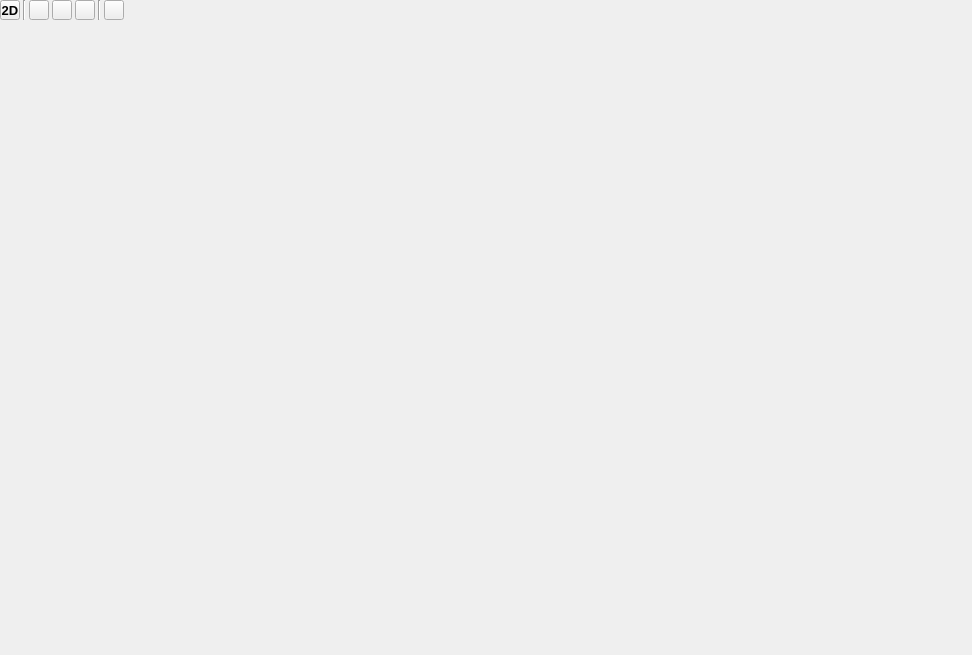
<?xml version="1.0" encoding="UTF-8"?>
<ui version="4.0">
 <class>EditSceneEditor</class>
 <widget class="QWidget" name="EditSceneEditor">
  <property name="geometry">
   <rect>
    <x>0</x>
    <y>0</y>
    <width>972</width>
    <height>655</height>
   </rect>
  </property>
  <property name="windowTitle">
   <string>Edit</string>
  </property>
  <layout class="QVBoxLayout" name="verticalLayout">
   <property name="spacing">
    <number>0</number>
   </property>
   <property name="leftMargin">
    <number>0</number>
   </property>
   <property name="topMargin">
    <number>0</number>
   </property>
   <property name="rightMargin">
    <number>0</number>
   </property>
   <property name="bottomMargin">
    <number>0</number>
   </property>
   <item>
    <widget class="QWidget" name="title_bar" native="true">
     <property name="sizePolicy">
      <sizepolicy hsizetype="Preferred" vsizetype="Fixed">
       <horstretch>0</horstretch>
       <verstretch>0</verstretch>
      </sizepolicy>
     </property>
     <property name="minimumSize">
      <size>
       <width>0</width>
       <height>20</height>
      </size>
     </property>
     <property name="maximumSize">
      <size>
       <width>16777215</width>
       <height>20</height>
      </size>
     </property>
     <layout class="QHBoxLayout" name="horizontalLayout">
      <property name="spacing">
       <number>3</number>
      </property>
      <property name="leftMargin">
       <number>0</number>
      </property>
      <property name="topMargin">
       <number>0</number>
      </property>
      <property name="rightMargin">
       <number>0</number>
      </property>
      <property name="bottomMargin">
       <number>0</number>
      </property>
      <item>
       <widget class="QToolButton" name="d23">
        <property name="minimumSize">
         <size>
          <width>20</width>
          <height>20</height>
         </size>
        </property>
        <property name="maximumSize">
         <size>
          <width>20</width>
          <height>20</height>
         </size>
        </property>
        <property name="font">
         <font>
          <pointsize>10</pointsize>
          <weight>75</weight>
          <bold>true</bold>
         </font>
        </property>
        <property name="text">
         <string>2D</string>
        </property>
       </widget>
      </item>
      <item>
       <widget class="Line" name="line_2">
        <property name="orientation">
         <enum>Qt::Vertical</enum>
        </property>
       </widget>
      </item>
      <item>
       <widget class="QToolButton" name="move">
        <property name="minimumSize">
         <size>
          <width>20</width>
          <height>20</height>
         </size>
        </property>
        <property name="maximumSize">
         <size>
          <width>20</width>
          <height>20</height>
         </size>
        </property>
        <property name="text">
         <string/>
        </property>
        <property name="checkable">
         <bool>true</bool>
        </property>
        <property name="checked">
         <bool>false</bool>
        </property>
       </widget>
      </item>
      <item>
       <widget class="QToolButton" name="rotate">
        <property name="minimumSize">
         <size>
          <width>20</width>
          <height>20</height>
         </size>
        </property>
        <property name="maximumSize">
         <size>
          <width>20</width>
          <height>20</height>
         </size>
        </property>
        <property name="text">
         <string/>
        </property>
        <property name="checkable">
         <bool>true</bool>
        </property>
       </widget>
      </item>
      <item>
       <widget class="QToolButton" name="scale">
        <property name="minimumSize">
         <size>
          <width>20</width>
          <height>20</height>
         </size>
        </property>
        <property name="maximumSize">
         <size>
          <width>20</width>
          <height>20</height>
         </size>
        </property>
        <property name="text">
         <string/>
        </property>
        <property name="checkable">
         <bool>true</bool>
        </property>
       </widget>
      </item>
      <item>
       <widget class="Line" name="line">
        <property name="orientation">
         <enum>Qt::Vertical</enum>
        </property>
       </widget>
      </item>
      <item>
       <widget class="QToolButton" name="tools">
        <property name="minimumSize">
         <size>
          <width>20</width>
          <height>20</height>
         </size>
        </property>
        <property name="maximumSize">
         <size>
          <width>20</width>
          <height>20</height>
         </size>
        </property>
        <property name="text">
         <string/>
        </property>
       </widget>
      </item>
      <item>
       <spacer name="horizontalSpacer">
        <property name="orientation">
         <enum>Qt::Horizontal</enum>
        </property>
        <property name="sizeHint" stdset="0">
         <size>
          <width>528</width>
          <height>20</height>
         </size>
        </property>
       </spacer>
      </item>
     </layout>
    </widget>
   </item>
   <item>
    <widget class="XS::RenderWidget" name="display" native="true"/>
   </item>
  </layout>
 </widget>
 <customwidgets>
  <customwidget>
   <class>XS::RenderWidget</class>
   <extends>QWidget</extends>
   <header>Core/Renderwidget.h</header>
   <container>1</container>
  </customwidget>
 </customwidgets>
 <resources/>
 <connections/>
</ui>
